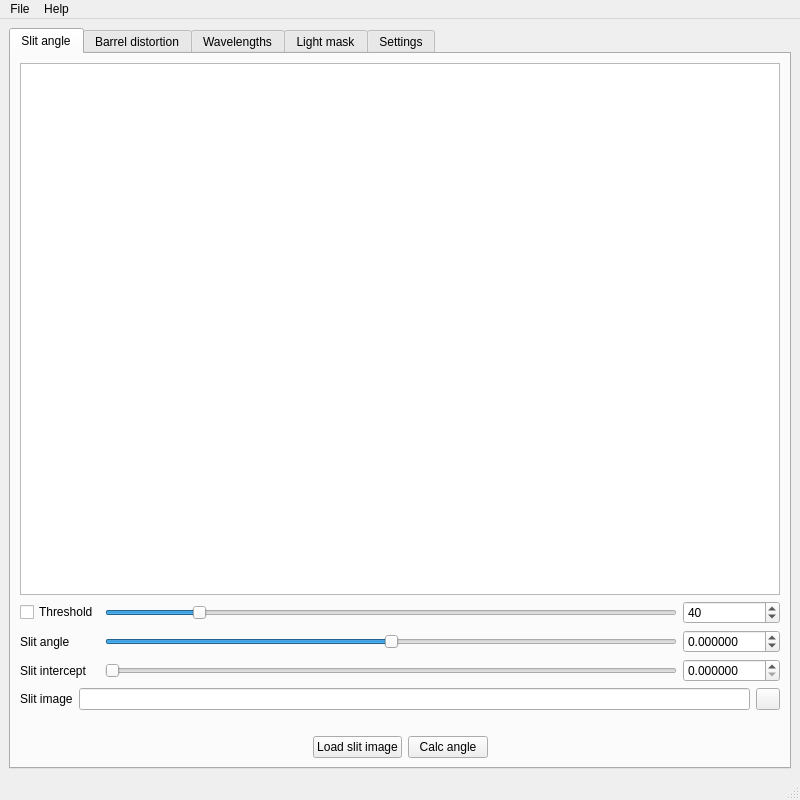
<?xml version="1.0" encoding="UTF-8"?>
<ui version="4.0">
 <class>MainWindow</class>
 <widget class="QMainWindow" name="MainWindow">
  <property name="geometry">
   <rect>
    <x>0</x>
    <y>0</y>
    <width>800</width>
    <height>800</height>
   </rect>
  </property>
  <property name="windowTitle">
   <string>HS device calibration tool</string>
  </property>
  <widget class="QWidget" name="centralwidget">
   <layout class="QGridLayout" name="gridLayout">
    <item row="0" column="0">
     <widget class="QTabWidget" name="tabWidget">
      <property name="currentIndex">
       <number>0</number>
      </property>
      <widget class="QWidget" name="slitAngle_tab">
       <attribute name="title">
        <string>Slit angle</string>
       </attribute>
       <layout class="QGridLayout" name="gridLayout_4">
        <item row="0" column="0">
         <widget class="HSGraphicsView" name="slitAngle_graphicsView"/>
        </item>
        <item row="1" column="0">
         <layout class="QGridLayout" name="gridLayout_2">
          <item row="2" column="2">
           <widget class="QDoubleSpinBox" name="slitIntercept_doubleSpinBox">
            <property name="decimals">
             <number>6</number>
            </property>
            <property name="minimum">
             <double>0.000000000000000</double>
            </property>
            <property name="maximum">
             <double>2048.000000000000000</double>
            </property>
           </widget>
          </item>
          <item row="1" column="2">
           <widget class="QDoubleSpinBox" name="slitAngle_doubleSpinBox">
            <property name="decimals">
             <number>6</number>
            </property>
            <property name="minimum">
             <double>-89.999999000000003</double>
            </property>
            <property name="maximum">
             <double>89.999999000000003</double>
            </property>
           </widget>
          </item>
          <item row="1" column="0">
           <widget class="QLabel" name="slitAngle_label">
            <property name="text">
             <string>Slit angle</string>
            </property>
           </widget>
          </item>
          <item row="1" column="1">
           <widget class="QSlider" name="slitAngle_horizontalSlider">
            <property name="minimum">
             <number>-89999999</number>
            </property>
            <property name="maximum">
             <number>89999999</number>
            </property>
            <property name="orientation">
             <enum>Qt::Horizontal</enum>
            </property>
           </widget>
          </item>
          <item row="2" column="0">
           <widget class="QLabel" name="slitIntercept_label">
            <property name="text">
             <string>Slit intercept</string>
            </property>
           </widget>
          </item>
          <item row="2" column="1">
           <widget class="QSlider" name="slitIntercept_horizontalSlider">
            <property name="maximum">
             <number>2048</number>
            </property>
            <property name="orientation">
             <enum>Qt::Horizontal</enum>
            </property>
           </widget>
          </item>
          <item row="0" column="0">
           <widget class="QCheckBox" name="slitImageThresholdValue_checkBox">
            <property name="text">
             <string>Threshold</string>
            </property>
           </widget>
          </item>
          <item row="0" column="2">
           <widget class="QSpinBox" name="slitImageThresholdValue_spinBox">
            <property name="maximum">
             <number>255</number>
            </property>
            <property name="value">
             <number>40</number>
            </property>
           </widget>
          </item>
          <item row="0" column="1">
           <widget class="QSlider" name="slitImageThresholdValue_horizontalSlider">
            <property name="maximum">
             <number>255</number>
            </property>
            <property name="value">
             <number>40</number>
            </property>
            <property name="orientation">
             <enum>Qt::Horizontal</enum>
            </property>
           </widget>
          </item>
         </layout>
        </item>
        <item row="2" column="0">
         <layout class="QGridLayout" name="gridLayout_3">
          <item row="0" column="1">
           <widget class="QLineEdit" name="slitImagePath_lineEdit"/>
          </item>
          <item row="0" column="0">
           <widget class="QLabel" name="slitImagePath_label">
            <property name="text">
             <string>Slit image</string>
            </property>
           </widget>
          </item>
          <item row="0" column="2">
           <widget class="QPushButton" name="slitImagePathOpen_pushButton">
            <property name="maximumSize">
             <size>
              <width>24</width>
              <height>16777215</height>
             </size>
            </property>
            <property name="text">
             <string/>
            </property>
            <property name="id" stdset="0">
             <string>open</string>
            </property>
           </widget>
          </item>
         </layout>
        </item>
        <item row="3" column="0">
         <spacer name="verticalSpacer">
          <property name="orientation">
           <enum>Qt::Vertical</enum>
          </property>
          <property name="sizeType">
           <enum>QSizePolicy::Fixed</enum>
          </property>
          <property name="sizeHint" stdset="0">
           <size>
            <width>20</width>
            <height>20</height>
           </size>
          </property>
         </spacer>
        </item>
        <item row="4" column="0">
         <layout class="QHBoxLayout" name="horizontalLayout">
          <item>
           <spacer name="horizontalSpacer_2">
            <property name="orientation">
             <enum>Qt::Horizontal</enum>
            </property>
            <property name="sizeHint" stdset="0">
             <size>
              <width>40</width>
              <height>20</height>
             </size>
            </property>
           </spacer>
          </item>
          <item>
           <widget class="QPushButton" name="loadSlitImage_pushButton">
            <property name="text">
             <string>Load slit image</string>
            </property>
            <property name="id" stdset="0">
             <string>big</string>
            </property>
           </widget>
          </item>
          <item>
           <widget class="QPushButton" name="calcSlitAngle_pushButton">
            <property name="text">
             <string>Calc angle</string>
            </property>
            <property name="id" stdset="0">
             <string>big</string>
            </property>
           </widget>
          </item>
          <item>
           <spacer name="horizontalSpacer_3">
            <property name="orientation">
             <enum>Qt::Horizontal</enum>
            </property>
            <property name="sizeHint" stdset="0">
             <size>
              <width>40</width>
              <height>20</height>
             </size>
            </property>
           </spacer>
          </item>
         </layout>
        </item>
       </layout>
      </widget>
      <widget class="QWidget" name="barrelDistortion_tab">
       <attribute name="title">
        <string>Barrel distortion</string>
       </attribute>
      </widget>
      <widget class="QWidget" name="wavelengths_tab">
       <attribute name="title">
        <string>Wavelengths</string>
       </attribute>
       <layout class="QGridLayout" name="gridLayout_9">
        <item row="6" column="0">
         <widget class="QTableWidget" name="wavelength_tableWidget"/>
        </item>
        <item row="7" column="0">
         <spacer name="verticalSpacer_3">
          <property name="orientation">
           <enum>Qt::Vertical</enum>
          </property>
          <property name="sizeType">
           <enum>QSizePolicy::Fixed</enum>
          </property>
          <property name="sizeHint" stdset="0">
           <size>
            <width>20</width>
            <height>18</height>
           </size>
          </property>
         </spacer>
        </item>
        <item row="8" column="0">
         <layout class="QHBoxLayout" name="horizontalLayout_5">
          <item>
           <spacer name="horizontalSpacer_6">
            <property name="orientation">
             <enum>Qt::Horizontal</enum>
            </property>
            <property name="sizeHint" stdset="0">
             <size>
              <width>40</width>
              <height>20</height>
             </size>
            </property>
           </spacer>
          </item>
          <item>
           <widget class="QPushButton" name="saveCalibrationWavelengthData_pushButton">
            <property name="text">
             <string>Save</string>
            </property>
            <property name="id" stdset="0">
             <string>big</string>
            </property>
           </widget>
          </item>
          <item>
           <spacer name="horizontalSpacer_7">
            <property name="orientation">
             <enum>Qt::Horizontal</enum>
            </property>
            <property name="sizeHint" stdset="0">
             <size>
              <width>40</width>
              <height>20</height>
             </size>
            </property>
           </spacer>
          </item>
         </layout>
        </item>
        <item row="0" column="0">
         <widget class="HSGraphicsView" name="wavelength_graphicsView"/>
        </item>
        <item row="4" column="0">
         <layout class="QHBoxLayout" name="horizontalLayout_4">
          <item>
           <widget class="QPushButton" name="loadWavelengthImage_pushButton">
            <property name="text">
             <string>Load wavelength image</string>
            </property>
           </widget>
          </item>
          <item>
           <widget class="QPushButton" name="addWavelength_pushButton">
            <property name="minimumSize">
             <size>
              <width>24</width>
              <height>0</height>
             </size>
            </property>
            <property name="id" stdset="0">
             <string>add_to_table</string>
            </property>
           </widget>
          </item>
          <item>
           <widget class="QPushButton" name="viewWavelength_pushButton">
            <property name="minimumSize">
             <size>
              <width>24</width>
              <height>0</height>
             </size>
            </property>
            <property name="text">
             <string/>
            </property>
            <property name="id" stdset="0">
             <string>view_from_table</string>
            </property>
           </widget>
          </item>
          <item>
           <spacer name="horizontalSpacer_5">
            <property name="orientation">
             <enum>Qt::Horizontal</enum>
            </property>
            <property name="sizeHint" stdset="0">
             <size>
              <width>40</width>
              <height>20</height>
             </size>
            </property>
           </spacer>
          </item>
         </layout>
        </item>
        <item row="1" column="0">
         <layout class="QGridLayout" name="gridLayout_8">
          <item row="1" column="1">
           <widget class="QSlider" name="wavelengthSlitAngle_horizontalSlider">
            <property name="minimum">
             <number>-89999999</number>
            </property>
            <property name="maximum">
             <number>89999999</number>
            </property>
            <property name="orientation">
             <enum>Qt::Horizontal</enum>
            </property>
           </widget>
          </item>
          <item row="5" column="1">
           <widget class="QSlider" name="wavelengthLineAngle_horizontalSlider">
            <property name="minimum">
             <number>-89999999</number>
            </property>
            <property name="maximum">
             <number>89999999</number>
            </property>
            <property name="orientation">
             <enum>Qt::Horizontal</enum>
            </property>
           </widget>
          </item>
          <item row="2" column="0">
           <widget class="QLabel" name="wavelengthSlitIntercept_label">
            <property name="text">
             <string>Slit intercept</string>
            </property>
           </widget>
          </item>
          <item row="4" column="0">
           <widget class="QCheckBox" name="wavelengthImageThresholdValue_checkBox">
            <property name="text">
             <string>Wavelength threshold</string>
            </property>
           </widget>
          </item>
          <item row="4" column="2">
           <widget class="QSpinBox" name="wavelengthImageThresholdValue_spinBox">
            <property name="maximum">
             <number>255</number>
            </property>
            <property name="value">
             <number>60</number>
            </property>
           </widget>
          </item>
          <item row="5" column="2">
           <widget class="QDoubleSpinBox" name="wavelengthLineAngle_doubleSpinBox">
            <property name="decimals">
             <number>6</number>
            </property>
            <property name="minimum">
             <double>-89.999999000000003</double>
            </property>
            <property name="maximum">
             <double>89.999999000000003</double>
            </property>
           </widget>
          </item>
          <item row="0" column="2">
           <widget class="QSpinBox" name="wavelengthSlitImageThresholdValue_spinBox">
            <property name="maximum">
             <number>255</number>
            </property>
            <property name="value">
             <number>40</number>
            </property>
           </widget>
          </item>
          <item row="2" column="1">
           <widget class="QSlider" name="wavelengthSlitIntercept_horizontalSlider">
            <property name="maximum">
             <number>2048</number>
            </property>
            <property name="orientation">
             <enum>Qt::Horizontal</enum>
            </property>
           </widget>
          </item>
          <item row="0" column="0">
           <widget class="QCheckBox" name="wavelengthSlitImageThresholdValue_checkBox">
            <property name="text">
             <string>Slit threshold</string>
            </property>
           </widget>
          </item>
          <item row="2" column="2">
           <widget class="QDoubleSpinBox" name="wavelengthSlitIntercept_doubleSpinBox">
            <property name="decimals">
             <number>6</number>
            </property>
            <property name="maximum">
             <double>2048.000000000000000</double>
            </property>
           </widget>
          </item>
          <item row="3" column="0">
           <widget class="QLabel" name="wavelength_label">
            <property name="text">
             <string>Wavelength</string>
            </property>
           </widget>
          </item>
          <item row="4" column="1">
           <widget class="QSlider" name="wavelengthImageThresholdValue_horizontalSlider">
            <property name="maximum">
             <number>255</number>
            </property>
            <property name="value">
             <number>60</number>
            </property>
            <property name="orientation">
             <enum>Qt::Horizontal</enum>
            </property>
           </widget>
          </item>
          <item row="3" column="1">
           <widget class="QSlider" name="wavelength_horizontalSlider">
            <property name="maximum">
             <number>1500</number>
            </property>
            <property name="value">
             <number>400</number>
            </property>
            <property name="orientation">
             <enum>Qt::Horizontal</enum>
            </property>
           </widget>
          </item>
          <item row="1" column="2">
           <widget class="QDoubleSpinBox" name="wavelengthSlitAngle_doubleSpinBox">
            <property name="decimals">
             <number>6</number>
            </property>
            <property name="minimum">
             <double>-89.999999000000003</double>
            </property>
            <property name="maximum">
             <double>89.999999000000003</double>
            </property>
           </widget>
          </item>
          <item row="3" column="2">
           <widget class="QDoubleSpinBox" name="wavelength_doubleSpinBox">
            <property name="decimals">
             <number>6</number>
            </property>
            <property name="maximum">
             <double>1500.000000000000000</double>
            </property>
            <property name="value">
             <double>400.000000000000000</double>
            </property>
           </widget>
          </item>
          <item row="0" column="1">
           <widget class="QSlider" name="wavelengthSlitImageThresholdValue_horizontalSlider">
            <property name="minimum">
             <number>0</number>
            </property>
            <property name="maximum">
             <number>255</number>
            </property>
            <property name="orientation">
             <enum>Qt::Horizontal</enum>
            </property>
           </widget>
          </item>
          <item row="1" column="0">
           <widget class="QLabel" name="wavelengthSlitAngle_label">
            <property name="text">
             <string>Slit angle</string>
            </property>
           </widget>
          </item>
          <item row="5" column="0">
           <widget class="QLabel" name="wavelengthLineAngle_label">
            <property name="text">
             <string>Wavelength line angle</string>
            </property>
           </widget>
          </item>
          <item row="6" column="0">
           <widget class="QLabel" name="wavelengthLineIntercept_label">
            <property name="text">
             <string>Wavelength line intercept</string>
            </property>
           </widget>
          </item>
          <item row="6" column="1">
           <widget class="QSlider" name="wavelengthLineIntercept_horizontalSlider">
            <property name="maximum">
             <number>2048</number>
            </property>
            <property name="orientation">
             <enum>Qt::Horizontal</enum>
            </property>
           </widget>
          </item>
          <item row="6" column="2">
           <widget class="QDoubleSpinBox" name="wavelengthLineIntercept_doubleSpinBox">
            <property name="decimals">
             <number>6</number>
            </property>
            <property name="maximum">
             <double>2048.000000000000000</double>
            </property>
           </widget>
          </item>
         </layout>
        </item>
        <item row="2" column="0">
         <layout class="QHBoxLayout" name="horizontalLayout_3">
          <item>
           <widget class="QLabel" name="wavelengthImagePath_label">
            <property name="text">
             <string>Wavelength image</string>
            </property>
           </widget>
          </item>
          <item>
           <widget class="QLineEdit" name="wavelengthImagePath_lineEdit"/>
          </item>
          <item>
           <widget class="QPushButton" name="wavelengthImagePathOpen_pushButton">
            <property name="maximumSize">
             <size>
              <width>24</width>
              <height>16777215</height>
             </size>
            </property>
            <property name="text">
             <string/>
            </property>
            <property name="id" stdset="0">
             <string>open</string>
            </property>
           </widget>
          </item>
         </layout>
        </item>
        <item row="3" column="0">
         <spacer name="verticalSpacer_4">
          <property name="orientation">
           <enum>Qt::Vertical</enum>
          </property>
          <property name="sizeType">
           <enum>QSizePolicy::Fixed</enum>
          </property>
          <property name="sizeHint" stdset="0">
           <size>
            <width>20</width>
            <height>10</height>
           </size>
          </property>
         </spacer>
        </item>
       </layout>
      </widget>
      <widget class="QWidget" name="lightMask_tab">
       <attribute name="title">
        <string>Light mask</string>
       </attribute>
      </widget>
      <widget class="QWidget" name="settings_tab">
       <attribute name="title">
        <string>Settings</string>
       </attribute>
       <layout class="QGridLayout" name="gridLayout_6">
        <item row="0" column="0">
         <layout class="QGridLayout" name="gridLayout_5">
          <item row="0" column="1">
           <widget class="QComboBox" name="deviceType_comboBox"/>
          </item>
          <item row="0" column="0">
           <widget class="QLabel" name="deviceType_label">
            <property name="text">
             <string>Device type</string>
            </property>
           </widget>
          </item>
          <item row="0" column="2">
           <widget class="QPushButton" name="deviceAdd_pushButton">
            <property name="maximumSize">
             <size>
              <width>24</width>
              <height>16777215</height>
             </size>
            </property>
            <property name="text">
             <string/>
            </property>
            <property name="id" stdset="0">
             <string>add</string>
            </property>
           </widget>
          </item>
          <item row="1" column="0">
           <widget class="QLabel" name="deviceSettingsPath_label">
            <property name="text">
             <string>Device settings path</string>
            </property>
           </widget>
          </item>
          <item row="1" column="1">
           <widget class="QLineEdit" name="deviceSettingsPath_lineEdit"/>
          </item>
          <item row="1" column="2">
           <widget class="QPushButton" name="deviceSettingsPathSave_pushButton">
            <property name="maximumSize">
             <size>
              <width>24</width>
              <height>16777215</height>
             </size>
            </property>
            <property name="text">
             <string/>
            </property>
            <property name="id" stdset="0">
             <string>open</string>
            </property>
           </widget>
          </item>
         </layout>
        </item>
        <item row="1" column="0">
         <widget class="QGroupBox" name="allSettings_groupBox">
          <property name="title">
           <string>All settings</string>
          </property>
          <layout class="QGridLayout" name="gridLayout_7">
           <item row="0" column="0">
            <widget class="QTableWidget" name="allSettings_tableWidget"/>
           </item>
          </layout>
         </widget>
        </item>
        <item row="2" column="0">
         <spacer name="verticalSpacer_2">
          <property name="orientation">
           <enum>Qt::Vertical</enum>
          </property>
          <property name="sizeType">
           <enum>QSizePolicy::Expanding</enum>
          </property>
          <property name="sizeHint" stdset="0">
           <size>
            <width>20</width>
            <height>153</height>
           </size>
          </property>
         </spacer>
        </item>
        <item row="3" column="0">
         <layout class="QHBoxLayout" name="horizontalLayout_2">
          <item>
           <spacer name="horizontalSpacer">
            <property name="orientation">
             <enum>Qt::Horizontal</enum>
            </property>
            <property name="sizeHint" stdset="0">
             <size>
              <width>40</width>
              <height>20</height>
             </size>
            </property>
           </spacer>
          </item>
          <item>
           <widget class="QPushButton" name="deviceSettingsSave_pushButton">
            <property name="text">
             <string>Save</string>
            </property>
            <property name="id" stdset="0">
             <string>big</string>
            </property>
           </widget>
          </item>
          <item>
           <spacer name="horizontalSpacer_4">
            <property name="orientation">
             <enum>Qt::Horizontal</enum>
            </property>
            <property name="sizeHint" stdset="0">
             <size>
              <width>40</width>
              <height>20</height>
             </size>
            </property>
           </spacer>
          </item>
         </layout>
        </item>
       </layout>
      </widget>
     </widget>
    </item>
   </layout>
  </widget>
  <widget class="QMenuBar" name="menubar">
   <property name="geometry">
    <rect>
     <x>0</x>
     <y>0</y>
     <width>800</width>
     <height>21</height>
    </rect>
   </property>
   <widget class="QMenu" name="file_menu">
    <property name="title">
     <string>File</string>
    </property>
    <widget class="QMenu" name="recentDevices_menu">
     <property name="title">
      <string>Recent devices</string>
     </property>
    </widget>
    <addaction name="fileOpen_action"/>
    <addaction name="recentDevices_menu"/>
    <addaction name="save_action"/>
    <addaction name="export_action"/>
    <addaction name="separator"/>
    <addaction name="fileExit_action"/>
   </widget>
   <widget class="QMenu" name="help_menu">
    <property name="title">
     <string>Help</string>
    </property>
    <addaction name="helpAbout_action"/>
   </widget>
   <addaction name="file_menu"/>
   <addaction name="help_menu"/>
  </widget>
  <widget class="QStatusBar" name="statusbar"/>
  <action name="fileOpen_action">
   <property name="text">
    <string>Open</string>
   </property>
  </action>
  <action name="fileExit_action">
   <property name="text">
    <string>Exit</string>
   </property>
  </action>
  <action name="helpAbout_action">
   <property name="text">
    <string>About</string>
   </property>
  </action>
  <action name="save_action">
   <property name="text">
    <string>Save</string>
   </property>
  </action>
  <action name="export_action">
   <property name="text">
    <string>Export</string>
   </property>
  </action>
 </widget>
 <customwidgets>
  <customwidget>
   <class>HSGraphicsView</class>
   <extends>QGraphicsView</extends>
   <header>openhsl.gui.device.hs_graphics_view</header>
  </customwidget>
 </customwidgets>
 <resources/>
 <connections/>
</ui>
